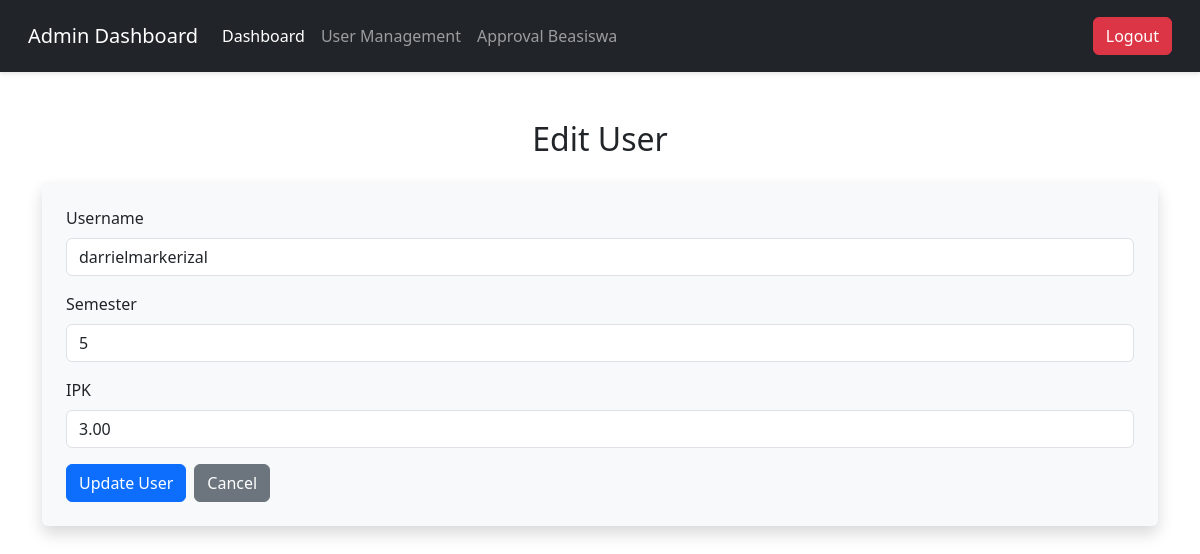
The app's page /Admin/edit_user.php?id=14 with its own data.
### tables this page shows
CREATE TABLE `users` (
  `id` int(11) NOT NULL,
  `username` varchar(50) NOT NULL,
  `email` varchar(255) DEFAULT NULL,
  `nomor_hp` varchar(15) DEFAULT NULL,
  `password` varchar(255) NOT NULL,
  `role` enum('admin','user') NOT NULL,
  `semester` varchar(10) DEFAULT NULL,
  `ipk` decimal(3,2) DEFAULT NULL
);

### Admin/edit_user.php (the view, shortened to what this page needs)
<?php
include '../config.php';
$id = $_GET['id'];
$query = "SELECT * FROM users WHERE id = $id";
$result = mysqli_query($conn, $query);
$user = mysqli_fetch_assoc($result);
?>
<!DOCTYPE html>
<html lang="en">
<head>
    <link href="https://cdn.jsdelivr.net/npm/bootstrap@5.3.0/dist/css/bootstrap.min.css" rel="stylesheet">
</head>
<body>
<?php include 'navbar.php'; ?>
    <div class="container mt-5">
        <h2 class="text-center mb-4">Edit User</h2>
        <form method="POST" class="shadow p-4 rounded bg-light">
            <div class="mb-3">
                <label for="username" class="form-label">Username</label>
                <input type="text" class="form-control" id="username" name="username" value="<?= $user['username']; ?>" required>
            </div>
            <div class="mb-3">
                <label for="semester" class="form-label">Semester</label>
                <input type="text" class="form-control" id="semester" name="semester" value="<?= $user['semester']; ?>" required>
            </div>
            <div class="mb-3">
                <label for="ipk" class="form-label">IPK</label>
                <input type="number" class="form-control" id="ipk" name="ipk" step="0.01" value="<?= $user['ipk']; ?>" required>
            </div>
            <div class="d-flex justify-content-start gap-2">
                <button type="submit" name="update_user" class="btn btn-primary">Update User</button>
                <a href="user_management.php" class="btn btn-secondary">Cancel</a>
            </div>
        </form>
    </div>
</body>
</html>

### records on screen
users: username "darrielmarkerizal", semester "5", ipk "3.00"
